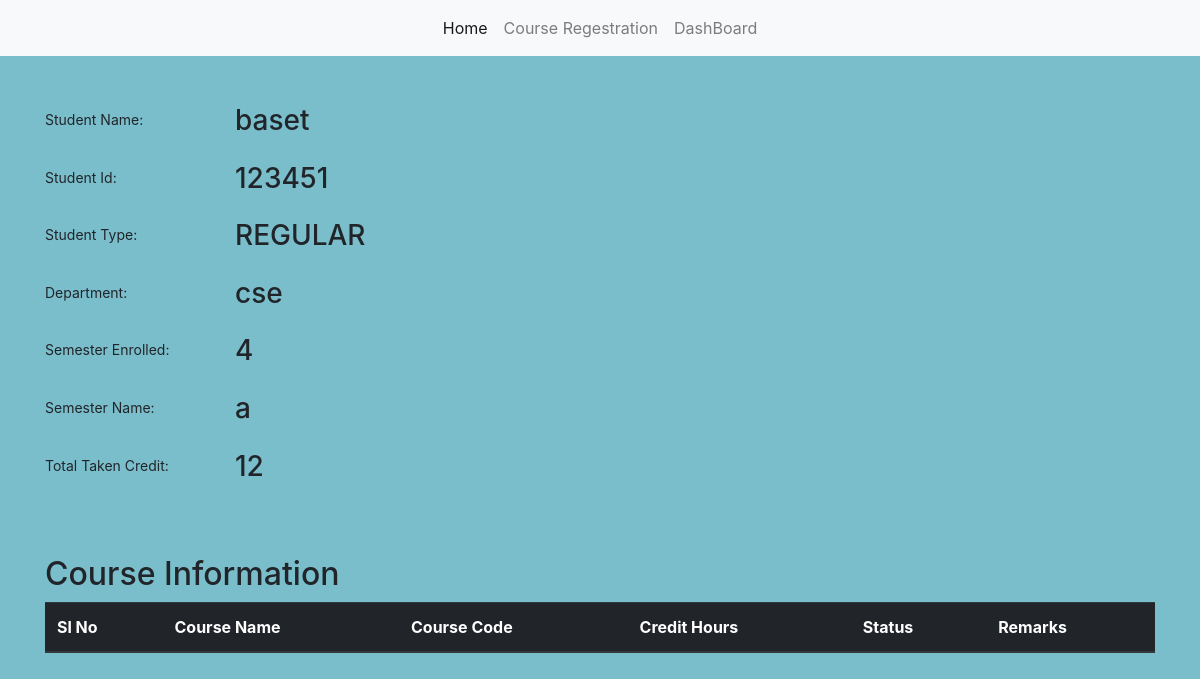
The app's page /dashboard/12345 (signed in) with its own data.
### reg_app/models.py (models this page shows)
class StudentRegistration(models.Model):
    TYPE = (
        ('REGULAR', 'REGULAR'),
        ('RETAKE', 'RETAKE'),
    )
    stu_name = models.CharField(max_length=30, null=True, blank=True)
    st_id = models.CharField(max_length=20, unique=True, null=False, blank=False)
    password = models.CharField(max_length=50)
    stu_type = models.CharField(max_length=30, null=True, blank=True, choices=TYPE, default=TYPE[0])
    department = models.CharField(max_length=20, null=True, blank=True)
    semester = models.CharField(max_length=20, null=True, blank=True)
    semester_name = models.CharField(max_length=20, null=True, blank=True)
    credit = models.CharField(max_length=20, null=True, blank=True)

### reg_app/views.py (the view)
# urls.py: path('dashboard/<str:stu_id>', views.DashboardView.as_view(), name='dashboard'),
class DashboardView(TemplateView):
    template_name = 'dashboard.html'
    def get(self, request, stu_id):
        if 'user' in request.session:
            st = request.session['user']
            st_ins = StudentRegistration.objects.filter(id=st).first()
            stu_id = st_ins.st_id
            print(stu_id)
            enroll_ins = CourseEnroll.objects.filter(student=st_ins.id).all()
            print(st)
            print(st_ins)
            if not st_ins:
                return redirect('/home')
            context = {'st_ins': st_ins, 'enroll_ins': enroll_ins}
            return render(request, self.template_name, context=context)

### templates/dashboard.html (shortened to what this page needs)
<!DOCTYPE html>
<html>
<head>
    <link rel="stylesheet" href="https://stackpath.bootstrapcdn.com/bootstrap/4.1.3/css/bootstrap.min.css"
>
    <link rel="stylesheet" href="https://use.fontawesome.com/releases/v5.6.1/css/all.css"
>
</head>
<body>
<nav class="navbar navbar-expand-lg navbar-light bg-light">
    <div class="collapse navbar-collapse" id="navbarTogglerDemo02">
        <ul class="navbar-nav mx-auto mt-2 mt-lg-0">
            <li class="nav-item active">
                <a class="nav-link" href="{% url 'reg_app:home' %}">Home <span class="sr-only">(current)</span></a>
            </li>
            <li class="nav-item">
                <a class="nav-link" href="{% url 'reg_app:course_registration' %}">Course Regestration</a>
            </li>
            <li class="nav-item">
                <a class="nav-link " href="{% url 'reg_app:dashboard' st_ins.st_id %}">DashBoard</a>
            </li>
        </ul>
    </div>
</nav>
<section>
    <div class="container pt-5">
        <div class="row">
            <div class="col-12">
                <div class="form-group row">
                    <label for="colFormLabelSm" class="col-sm-2 col-form-label col-form-label-sm">Student
                        Name:</label>
                    <div class="col-sm-6">
                        <h3>{{ st_ins.stu_name }} </h3>
                    </div>
                </div>
                <div class="form-group row">
                    <label for="colFormLabelSm" class="col-sm-2 col-form-label col-form-label-sm">Student
                        Id:</label>
                    <div class="col-sm-6">
                        <h3>{{ st_ins.st_id }}</h3>
                    </div>
                </div>
                <div class="form-group row">
                    <label for="colFormLabelSm" class="col-sm-2 col-form-label col-form-label-sm">Student
                        Type:</label>
                    <div class="col-sm-6">
                        <h3>{{ st_ins.stu_type }}</h3>
                    </div>
                </div>
                <div class="form-group row">
                    <label for="colFormLabelSm"
                           class="col-sm-2 col-form-label col-form-label-sm">Department:</label>
                    <div class="col-sm-6">
                        <h3>{{ st_ins.department }}</h3>
                    </div>
                </div>
                <div class="form-group row">
                    <label for="colFormLabelSm" class="col-sm-2 col-form-label col-form-label-sm">Semester
                        Enrolled:</label>
                    <div class="col-sm-6">
                        <h3>{{ st_ins.semester }}</h3>
                    </div>
                </div>
                <div class="form-group row">
                    <label for="colFormLabelSm" class="col-sm-2 col-form-label col-form-label-sm">Semester
                        Name: </label>
                    <div class="col-sm-6">
                        <h3>{{ st_ins.semester_name }}</h3>
                    </div>
                </div>
                <div class="form-group row">
                    <label for="colFormLabelSm" class="col-sm-2 col-form-label col-form-label-sm">Total Taken
                        Credit:</label>
                    <div class="col-sm-6">
                        <h3>{{ st_ins.credit }}</h3>
                    </div>
                </div>
            </div>
        </div>
    </div>
</section>
<div class="container pt-5">
    <div class="row">
        <div class="col-12">
            <h2>Course Information</h2>
            <table class="table">
                <thead class="thead-dark">
                <tr>
                    <th scope="col">Sl No</th>
                    <th scope="col">Course Name</th>
                    <th scope="col">Course Code</th>
                    <th scope="col">Credit Hours</th>
                    <th scope="col">Status</th>
                    <th scope="col">Remarks</th>
                </tr>
                </thead>
            </table>
        </div>
    </div>
</div>
<br><br><br>
</body>
</html>

### templates/dashboard.html (style rules this page uses)
body, html { margin: 0; padding: 0; height: 100%; background: #7abecc !important; }

### records on screen
StudentRegistration: stu_name "baset", st_id "123451", stu_type "REGULAR", department "cse", semester "4", semester_name "a", credit "12"
